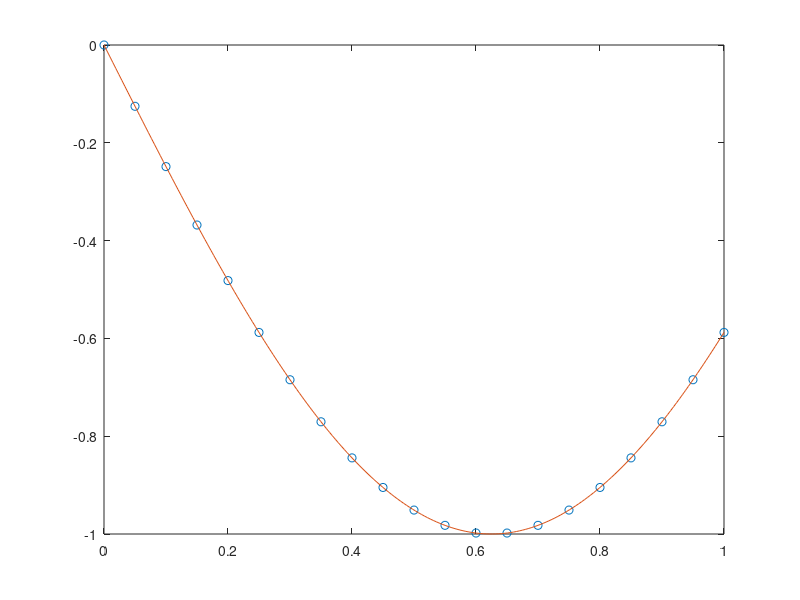

This figure's MATLAB source:
x = linspace(0,1,21); 
x_real= linspace(0,1,210);
y = -sin(.8 * pi * x);
y_real= -sin(.8 * pi * x_real);

y_lin= -0.6502*x-0.3735

y_sqr=(y_lin-y).^2
MSE= sum(y_sqr)/21


plot(x,y,'o');
hold on
plot(x_real,y_real);

